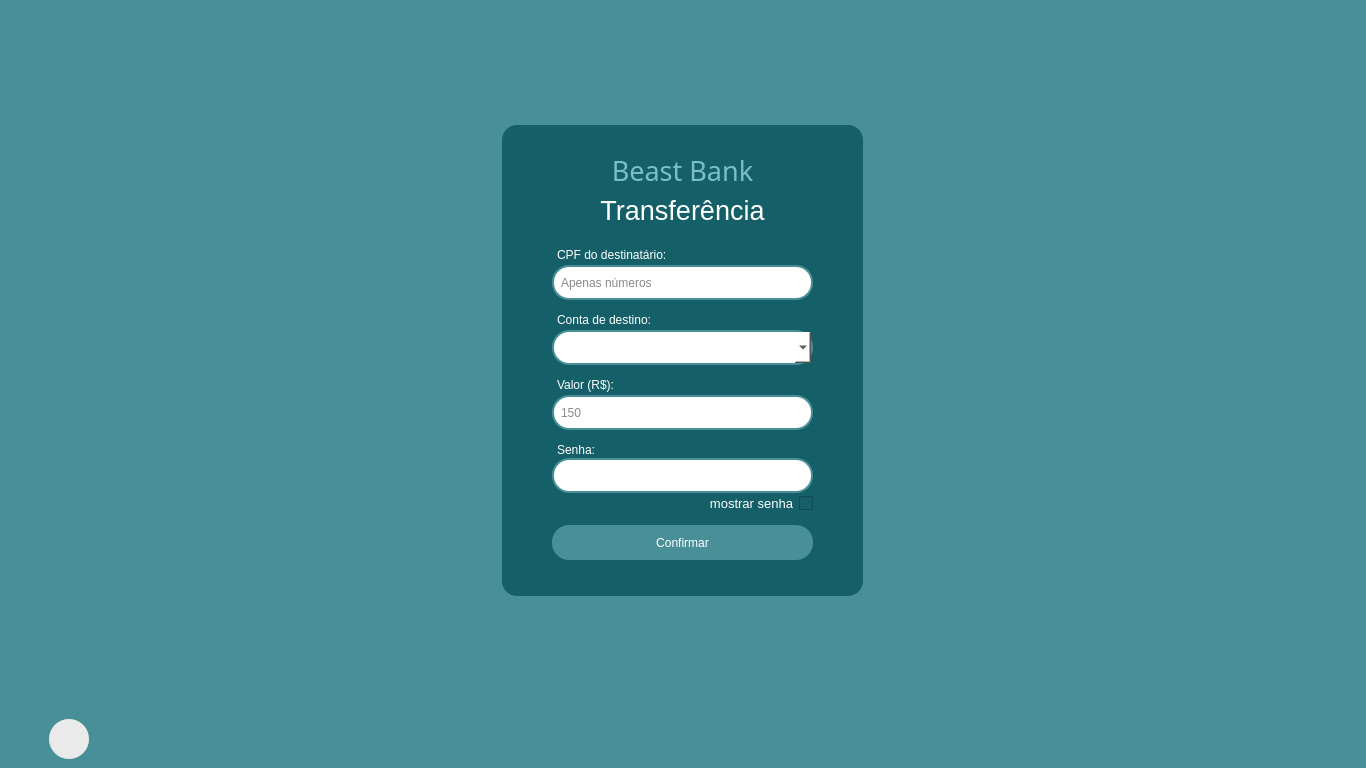
<?xml version="1.0" encoding="UTF-8"?>
<ui version="4.0">
 <class>MainWindow</class>
 <widget class="QMainWindow" name="MainWindow">
  <property name="geometry">
   <rect>
    <x>0</x>
    <y>0</y>
    <width>1366</width>
    <height>768</height>
   </rect>
  </property>
  <property name="windowTitle">
   <string>Transferência</string>
  </property>
  <property name="styleSheet">
   <string notr="true">background-color: #498f97;</string>
  </property>
  <widget class="QWidget" name="centralwidget">
   <layout class="QGridLayout" name="gridLayout">
    <item row="0" column="0">
     <widget class="QFrame" name="frame_2">
      <property name="styleSheet">
       <string notr="true">border: 0px</string>
      </property>
      <property name="frameShape">
       <enum>QFrame::StyledPanel</enum>
      </property>
      <property name="frameShadow">
       <enum>QFrame::Raised</enum>
      </property>
      <layout class="QGridLayout" name="gridLayout_2">
       <item row="0" column="0">
        <widget class="QFrame" name="frame">
         <property name="minimumSize">
          <size>
           <width>361</width>
           <height>471</height>
          </size>
         </property>
         <property name="maximumSize">
          <size>
           <width>361</width>
           <height>471</height>
          </size>
         </property>
         <property name="styleSheet">
          <string notr="true">background-color: #156068;
border-radius: 15px;
</string>
         </property>
         <property name="frameShape">
          <enum>QFrame::StyledPanel</enum>
         </property>
         <property name="frameShadow">
          <enum>QFrame::Raised</enum>
         </property>
         <widget class="QPushButton" name="btn_confirma">
          <property name="geometry">
           <rect>
            <x>50</x>
            <y>400</y>
            <width>261</width>
            <height>35</height>
           </rect>
          </property>
          <property name="cursor">
           <cursorShape>PointingHandCursor</cursorShape>
          </property>
          <property name="styleSheet">
           <string notr="true">QPushButton {

	background-color: #498f97;
	border-radius: 17px;
	color: #fff
}

QPushButton:hover{
	background-color: rgb(86, 159, 168);

}</string>
          </property>
          <property name="text">
           <string>Confirmar</string>
          </property>
         </widget>
         <widget class="QLabel" name="label_2">
          <property name="geometry">
           <rect>
            <x>110</x>
            <y>30</y>
            <width>141</width>
            <height>31</height>
           </rect>
          </property>
          <property name="font">
           <font>
            <family>Sawasdee</family>
            <pointsize>20</pointsize>
           </font>
          </property>
          <property name="styleSheet">
           <string notr="true">color: #7cbec6;</string>
          </property>
          <property name="text">
           <string>Beast Bank</string>
          </property>
          <property name="alignment">
           <set>Qt::AlignCenter</set>
          </property>
         </widget>
         <widget class="QLabel" name="label">
          <property name="geometry">
           <rect>
            <x>55</x>
            <y>250</y>
            <width>81</width>
            <height>19</height>
           </rect>
          </property>
          <property name="styleSheet">
           <string notr="true">color:#fff;</string>
          </property>
          <property name="text">
           <string>Valor (R$):</string>
          </property>
         </widget>
         <widget class="QLabel" name="operacao">
          <property name="geometry">
           <rect>
            <x>80</x>
            <y>60</y>
            <width>201</width>
            <height>51</height>
           </rect>
          </property>
          <property name="font">
           <font>
            <pointsize>20</pointsize>
           </font>
          </property>
          <property name="styleSheet">
           <string notr="true">color: #fff;</string>
          </property>
          <property name="text">
           <string>Transferência</string>
          </property>
          <property name="alignment">
           <set>Qt::AlignCenter</set>
          </property>
         </widget>
         <widget class="QLabel" name="label_4">
          <property name="geometry">
           <rect>
            <x>55</x>
            <y>120</y>
            <width>151</width>
            <height>19</height>
           </rect>
          </property>
          <property name="styleSheet">
           <string notr="true">color:#fff;</string>
          </property>
          <property name="text">
           <string>CPF do destinatário:</string>
          </property>
         </widget>
         <widget class="QComboBox" name="comboBox_2">
          <property name="geometry">
           <rect>
            <x>50</x>
            <y>205</y>
            <width>261</width>
            <height>35</height>
           </rect>
          </property>
          <property name="styleSheet">
           <string notr="true">
QComboBox{
	background-color: #fff;
	color: #000;
	padding-left: 5px;
	border-radius: 17px;
	border: 2px solid #498f97;
}

QComboBox:focus{
	border: 2px ridge rgb(3, 151, 136);
}</string>
          </property>
         </widget>
         <widget class="QLabel" name="label_5">
          <property name="geometry">
           <rect>
            <x>55</x>
            <y>185</y>
            <width>191</width>
            <height>19</height>
           </rect>
          </property>
          <property name="styleSheet">
           <string notr="true">color:#fff;</string>
          </property>
          <property name="text">
           <string>Conta de destino:</string>
          </property>
         </widget>
         <widget class="QLabel" name="label_3">
          <property name="geometry">
           <rect>
            <x>55</x>
            <y>315</y>
            <width>72</width>
            <height>19</height>
           </rect>
          </property>
          <property name="styleSheet">
           <string notr="true">color:#fff;</string>
          </property>
          <property name="text">
           <string>Senha:</string>
          </property>
         </widget>
         <widget class="QCheckBox" name="checkBox">
          <property name="geometry">
           <rect>
            <x>180</x>
            <y>370</y>
            <width>131</width>
            <height>16</height>
           </rect>
          </property>
          <property name="font">
           <font>
            <pointsize>10</pointsize>
           </font>
          </property>
          <property name="layoutDirection">
           <enum>Qt::RightToLeft</enum>
          </property>
          <property name="autoFillBackground">
           <bool>false</bool>
          </property>
          <property name="styleSheet">
           <string notr="true">color: #fff;</string>
          </property>
          <property name="text">
           <string>mostrar senha</string>
          </property>
         </widget>
         <widget class="QLineEdit" name="cpf">
          <property name="geometry">
           <rect>
            <x>50</x>
            <y>140</y>
            <width>261</width>
            <height>35</height>
           </rect>
          </property>
          <property name="styleSheet">
           <string notr="true">QLineEdit{
	background-color: #fff;
	color: #111;
	padding-left: 5px;
	border-radius: 17px;
	border: 2px solid #498f97;
}

QLineEdit:focus{
	border: 2px ridge rgb(3, 151, 136)
}</string>
          </property>
          <property name="placeholderText">
           <string>Apenas números</string>
          </property>
         </widget>
         <widget class="QLineEdit" name="valor">
          <property name="geometry">
           <rect>
            <x>50</x>
            <y>270</y>
            <width>261</width>
            <height>35</height>
           </rect>
          </property>
          <property name="styleSheet">
           <string notr="true">QLineEdit{
	background-color: #fff;
	color: #111;
	padding-left: 5px;
	border-radius: 17px;
	border: 2px solid #498f97;
}

QLineEdit:focus{
	border: 2px ridge rgb(3, 151, 136)
}</string>
          </property>
          <property name="placeholderText">
           <string>150</string>
          </property>
         </widget>
         <widget class="QLineEdit" name="senha">
          <property name="geometry">
           <rect>
            <x>50</x>
            <y>333</y>
            <width>261</width>
            <height>35</height>
           </rect>
          </property>
          <property name="styleSheet">
           <string notr="true">QLineEdit{
	background-color: #fff;
	color: #111;
	padding-left: 5px;
	border-radius: 17px;
	border: 2px solid #498f97;
}

QLineEdit:focus{
	border: 2px ridge rgb(3, 151, 136)
}</string>
          </property>
          <property name="echoMode">
           <enum>QLineEdit::Password</enum>
          </property>
         </widget>
        </widget>
       </item>
      </layout>
     </widget>
    </item>
    <item row="1" column="0">
     <widget class="QFrame" name="frame_3">
      <property name="maximumSize">
       <size>
        <width>16777215</width>
        <height>40</height>
       </size>
      </property>
      <property name="styleSheet">
       <string notr="true">border: 0px</string>
      </property>
      <property name="frameShape">
       <enum>QFrame::StyledPanel</enum>
      </property>
      <property name="frameShadow">
       <enum>QFrame::Raised</enum>
      </property>
      <widget class="QPushButton" name="voltar">
       <property name="geometry">
        <rect>
         <x>40</x>
         <y>0</y>
         <width>40</width>
         <height>40</height>
        </rect>
       </property>
       <property name="cursor">
        <cursorShape>PointingHandCursor</cursorShape>
       </property>
       <property name="styleSheet">
        <string notr="true">background-color: rgba(200, 200, 200, 51);
border-radius: 20px;</string>
       </property>
       <property name="text">
        <string/>
       </property>
      </widget>
      <widget class="QLabel" name="img">
       <property name="geometry">
        <rect>
         <x>40</x>
         <y>0</y>
         <width>40</width>
         <height>40</height>
        </rect>
       </property>
       <property name="cursor">
        <cursorShape>PointingHandCursor</cursorShape>
       </property>
       <property name="styleSheet">
        <string notr="true">background-color: rgb(243, 243, 243);
border-radius: 20px;</string>
       </property>
       <property name="text">
        <string/>
       </property>
       <property name="alignment">
        <set>Qt::AlignCenter</set>
       </property>
      </widget>
      <zorder>img</zorder>
      <zorder>voltar</zorder>
     </widget>
    </item>
   </layout>
  </widget>
 </widget>
 <resources/>
 <connections/>
</ui>
